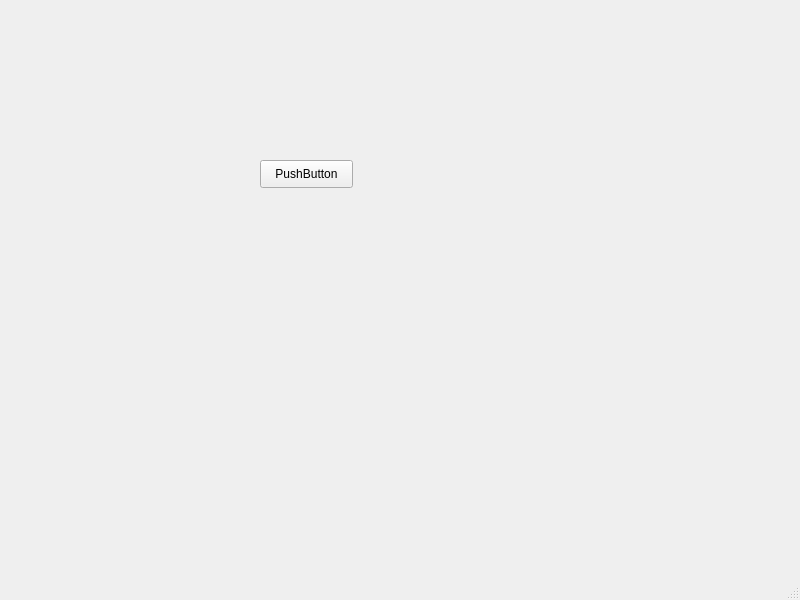
<?xml version="1.0" encoding="UTF-8"?>
<ui version="4.0">
 <class>MainWindow</class>
 <widget class="QMainWindow" name="MainWindow">
  <property name="geometry">
   <rect>
    <x>0</x>
    <y>0</y>
    <width>800</width>
    <height>600</height>
   </rect>
  </property>
  <property name="windowTitle">
   <string>MainWindow</string>
  </property>
  <widget class="QWidget" name="centralwidget">
   <widget class="QPushButton" name="pushButton">
    <property name="geometry">
     <rect>
      <x>260</x>
      <y>160</y>
      <width>93</width>
      <height>28</height>
     </rect>
    </property>
    <property name="text">
     <string>PushButton</string>
    </property>
   </widget>
  </widget>
  <widget class="QMenuBar" name="menubar">
   <property name="geometry">
    <rect>
     <x>0</x>
     <y>0</y>
     <width>800</width>
     <height>26</height>
    </rect>
   </property>
  </widget>
  <widget class="QStatusBar" name="statusbar"/>
 </widget>
 <resources/>
 <connections/>
</ui>
